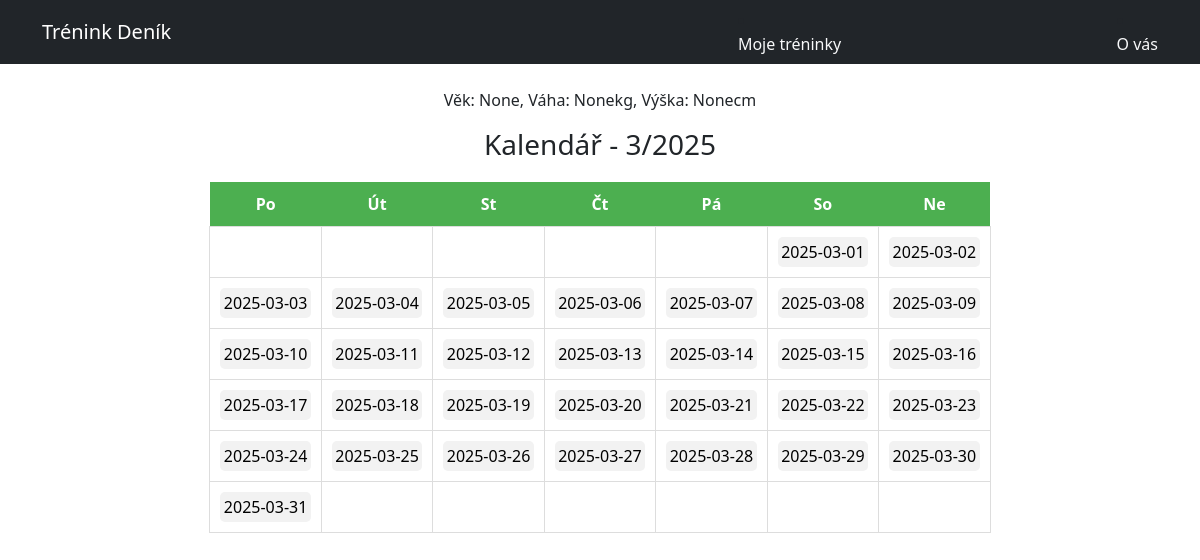
The page /kalendar/ (signed in) on the database as committed earlier.
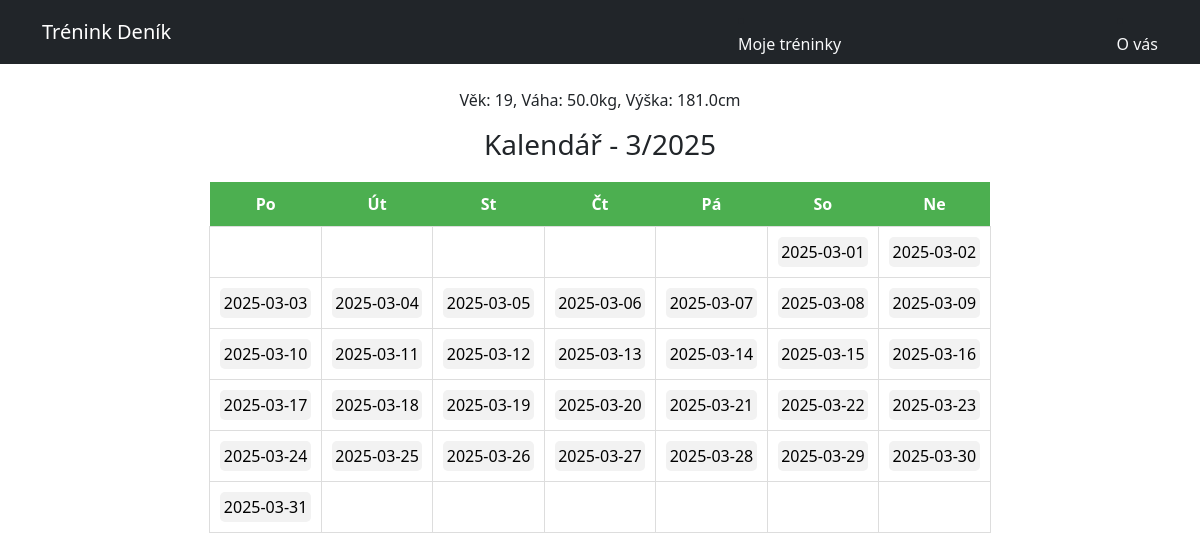
The same page on the database as committed later.
### api/models.py (models this page shows, shortened)
class Uzivatel(AbstractUser):
    username = models.CharField(unique=True, max_length=100)
    email = models.EmailField(unique=False)
    vek = models.IntegerField(null=True, blank=True)
    vaha = models.FloatField(null=True, blank=True)
    vyska = models.FloatField(null=True, blank=True)
    id = models.AutoField(primary_key=True)
    active = models.BooleanField(default=True)
    groups = models.ManyToManyField(
        "auth.Group",
        related_name="uzivatele_skupiny",
        blank=True,
    )
    user_permissions = models.ManyToManyField(
        "auth.Permission",
        related_name="uzivatele_opravneni",
        blank=True,
    )

### api/views.py (the view)
# urls.py: path('kalendar/', kalendar, name='kalendar'),
def kalendar(request):
    if not request.user.is_authenticated:
        return redirect('login')  # Přesměrování nepřihlášených uživatelů
    uzivatel = request.user # Přímé načtení přihlášeného uživatele
    dnes = datetime.today()
    rok = dnes.year
    mesic = dnes.month
    cal = calendar.Calendar()
    kalendar = []
    for tyden in cal.monthdayscalendar(rok, mesic):
        tyden_dny = []
        for den in tyden:
            if den == 0:
                tyden_dny.append(None)  # Prázdné místo pro dny mimo měsíc
            else:
                tyden_dny.append(f"{rok}-{mesic:02d}-{den:02d}")  # Formát Y-m-d
        kalendar.append(tyden_dny)
    return render(request, 'kalendar.html', {'uzivatel': uzivatel, 'calendar': kalendar, 'year': rok, 'month': mesic})

### templates/kalendar.html (shortened to what this page needs)
<!DOCTYPE html>
<html lang="cs">
<head>
    <link rel="stylesheet" href="https://cdn.jsdelivr.net/npm/bootstrap@5.3.0/dist/css/bootstrap.min.css">
    {% load static %}
    <link rel="stylesheet" href="{% static 'css/styles.css' %}">
</head>
<body>
    <nav class="navbar navbar-expand-lg navbar-dark bg-dark">
        <div class="container">
            <a class="navbar-brand" href="{% url 'kalendar' %}">Trénink Deník</a>
                {% if request.user.is_authenticated %}
                    <li><a class="nav-link text-light" href="{% url 'treninky' %}">Moje tréninky</a></li>
                    <li><a class="nav-link text-light" href="{% url 'uzivatel_udaje' %}">O vás</a></li>
                {% endif %}
            </div>
    </nav>
    <div class="container mt-4">
        {% block content %}
        <p class="text-center">Věk: {{ uzivatel.vek }}, Váha: {{ uzivatel.vaha }}kg, Výška: {{ uzivatel.vyska }}cm</p>
        <h3 class="text-center">Kalendář - {{ month }}/{{ year }}</h3>
        <div class="calendar-container">
            <table class="calendar">
                <thead>
                    <tr>
                        <th>Po</th>
                        <th>Út</th>
                        <th>St</th>
                        <th>Čt</th>
                        <th>Pá</th>
                        <th>So</th>
                        <th>Ne</th>
                    </tr>
                    {% for week in calendar %}
                    <tr>
                        {% for day in week %}
                            {% if day %}
                                <td>
                                    <a href="{% url 'zapistreninku' datum=day %}">{{ day }}</a>
                                </td>
                            {% else %}
                                <td></td>
                            {% endif %}
                        {% endfor %}
                    </tr>
                {% endfor %}
            </table>
        </div>
    </div>
    {% endblock %}
</body>
</html>

### static/css/styles.css (style rules this page uses)
.calendar-container { display: flex; justify-content: center; align-items: center; margin-top: 20px; }
.calendar { border-collapse: collapse; width: 70%; text-align: center; }
.calendar th { background-color: #4CAF50; color: white; padding: 10px; }
.calendar td { width: 50px; height: 50px; border: 1px solid #ddd; padding: 10px; text-align: center; vertical-align: middle; }
.calendar td a { display: block; width: 100%; height: 100%; background-color: #f2f2f2; text-decoration: none; color: black; border-radius: 5px; line-height: 30px; }

Rows that differ between the two databases and show on the page:
changed Uzivatel: vek "None" → "19"; vaha "None" → "50.0"; vyska "None" → "181.0"
